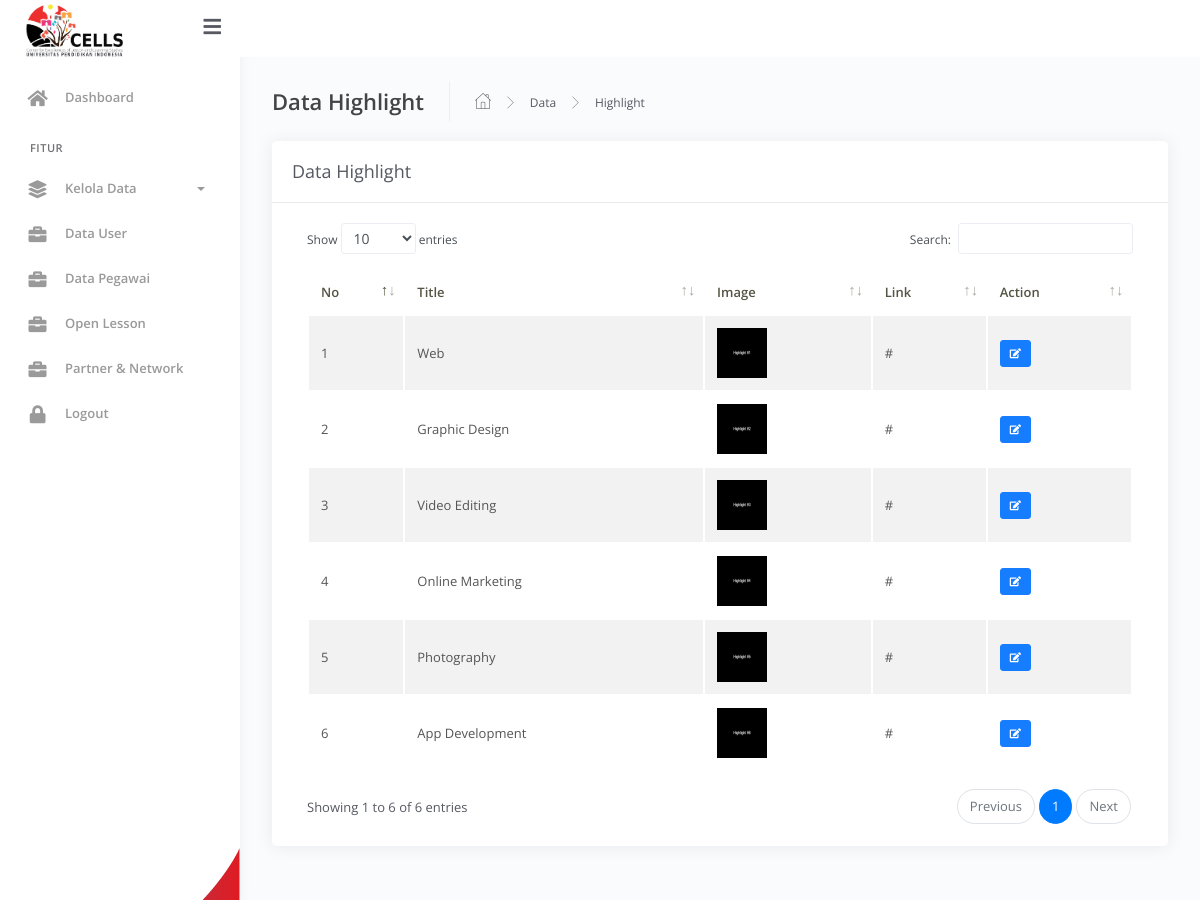
The page /CELLS_Admin/admin/?view=datahighlight (signed in) on the database its author committed.
### tables this page shows
CREATE TABLE `highlights` (
  `id` int(11) NOT NULL,
  `title` varchar(255) NOT NULL,
  `image` varchar(255) NOT NULL,
  `link` varchar(255) NOT NULL
);

### CELLS_Admin/admin/master/highlight/datahighlight.php (the view, shortened to what this page needs)
<div class="main-panel">
    <div class="content">
        <div class="page-inner">
            <div class="page-header">
                <h4 class="page-title">Data Highlight</h4>
                <ul class="breadcrumbs">
                    <li class="nav-home">
                        <a href="#">
                            <i class="flaticon-home"></i>
                        </a>
                    </li>
                    <li class="separator">
                        <i class="flaticon-right-arrow"></i>
                    </li>
                    <li class="nav-item">
                        <a href="#">Data</a>
                    </li>
                    <li class="separator">
                        <i class="flaticon-right-arrow"></i>
                    </li>
                    <li class="nav-item">
                        <a href="#">Highlight</a>
                    </li>
                </ul>
            </div>
            <div class="row">
                <div class="col-md-12">
                    <div class="card">
                        <div class="card-header">
                            <div class="d-flex align-items-center">
                                <h4 class="card-title">Data Highlight</h4>
                            </div>
                        </div>
                        <div class="card-body">
                            <div class="table-responsive">
                                <table id="add-row" class="display table table-striped table-hover" >
                                    <thead>
                                        <tr>
                                            <th>No</th>
                                            <th>Title</th>
                                            <th>Image</th>
                                            <th>Link</th>
                                            <th>Action</th>
                                        </tr>
                                    </thead>
                                    <tbody>
                                        <?php
                                        $no = 1;
                                        $query = mysqli_query($conn,'SELECT * from highlights');
                                        while ($highlight = mysqli_fetch_array($query)) {
                                        ?>
                                        <tr>
                                            <td><?php echo $no++ ?></td>
                                            <td><?php echo $highlight['title'] ?></td>
											<td><img src="master/highlight/img/<?php echo $highlight['image'] ?>" width="50" height="50"></td>                                            <td><?php echo $highlight['link'] ?></td>
                                            <td>
                                                <a href="#modalEditHighlight<?php echo $highlight['id'] ?>" data-toggle="modal" class="btn btn-xs btn-primary"><i class="fa fa-edit"></i></a>
                                            </td>
                                        </tr>
                                        <?php } ?>
                                    </tbody>
                                </table>
                            </div>
                        </div>
                    </div>
                </div>
            </div>
        </div>
    </div>
</div>

### CELLS_Admin/admin/index.php (shortened to what this page needs)
<?php
include '../koneksi.php';
?>
<!DOCTYPE html>
<html lang="en">
<head>
	<link rel="stylesheet" href="../assets/css/bootstrap.min.css">
	<link rel="stylesheet" href="../assets/css/azzara.min.css">
	<link rel="stylesheet" href="../assets/css/demo.css">
	<link rel="stylesheet" href="../assets/css/bg2.css">
	<link rel="stylesheet" href="https://cdnjs.cloudflare.com/ajax/libs/cropperjs/1.5.12/cropper.min.css">
</head>
<body>
	<div class="wrapper">
		<div class="main-header" >
			<div class="logo-header">
			<a href="?view=dashboard" class="logo">
        <img src="../assets/img/Logo_CELLS_UPI.png" alt="navbar brand" class="navbar-brand" width="100" height="55" style="margin-top: 3px;">
				</a>
				<div class="navbar-minimize">
					<button class="btn btn-minimize btn-rounded">
						<i class="fa fa-bars"></i>
					</button>
				</div>
			</div>
			<nav class="navbar navbar-header navbar-expand-lg">
			</nav>
		</div>
		<div class="sidebar" style="background-image: url('../assets/img/sidebar.png');" >
			<div class="sidebar-wrapper scrollbar-inner">
				<div class="sidebar-content">
					<ul class="nav">
						<li class="nav-item">
							<a href="?view=dashboard">
								<i class="fas fa-home"></i>
								<p>Dashboard</p>
							</a>
						</li>
						<li class="nav-section">
							<h4 class="text-section">Fitur</h4>
						</li>
						<li class="nav-item">
							<a data-toggle="collapse" href="#base">
								<i class="fas fa-layer-group"></i>
								<p>Kelola Data</p>
								<span class="caret"></span>
							</a>
						</li>
						<li class="nav-item">
							<a href="?view=datauser">
								<i class="fas fa-briefcase"></i>
								<p>Data User</p>
							</a>
						</li>
						<li class="nav-item">
							<a href="?view=dataaboutus">
								<i class="fas fa-briefcase"></i>
								<p>Data Pegawai</p>
							</a>
						</li>
						<li class="nav-item">
							<a href="?view=datakonten">
								<i class="fas fa-briefcase"></i>
								<p>Open Lesson</p>
							</a>
						</li>
            <li class="nav-item">
							<a href="?view=datapartnet">
								<i class="fas fa-briefcase"></i>
								<p>Partner & Network</p>
							</a>
						</li>
						<li class="nav-item">
							<a href="../logout.php">
								<i class="fas fa-lock"></i>
								<p>Logout</p>
							</a>
						</li>
					</ul>
				</div>
			</div>
		</div>
		<?php
                    if(@$_GET['view']=='')
                        include 'dashboard.php';
                    elseif($_GET['view']=='dashboard')
                        include 'dashboard.php';
                    elseif($_GET['view']=='datacarousel')
                        include 'master/carousel/datacarousel.php';
                    elseif($_GET['view']=='datahighlight')
                        include 'master/highlight/datahighlight.php';
					elseif($_GET['view']=='databerita')
                        include 'master/berita/databerita.php';
					elseif($_GET['view']=='datauser')
                        include 'user/datauser.php';
                    elseif($_GET['view']=='dataaboutus')
                        include 'aboutus/dataaboutus.php';
                    elseif($_GET['view']=='detailpinjamruangan')
                        include '../user/peminjaman/ruangan/detailpinjamruangan.php';
					elseif($_GET['view']=='datakonten')
					include 'membership/openles.php';
					elseif($_GET['view']=='datapartnet')
					include 'partnet/partnet.php';
          elseif ($_GET['view']=='partnet')
          include 'partnet/partnet.php';
                 ?>
	</div>
</body>
</html>

### CELLS_Admin/assets/css/bg2.css (style rules this page uses)
.sidebar { background-image: url('../assets/img/sidebar.png'); }

### rows shown on the page
highlights: title "Web", image (placeholder picture), link "#"
highlights: title "Graphic Design", image (placeholder picture), link "#"
highlights: title "Video Editing", image (placeholder picture), link "#"
highlights: title "Online Marketing", image (placeholder picture), link "#"
highlights: title "Photography", image (placeholder picture), link "#"
highlights: title "App Development", image (placeholder picture), link "#"
